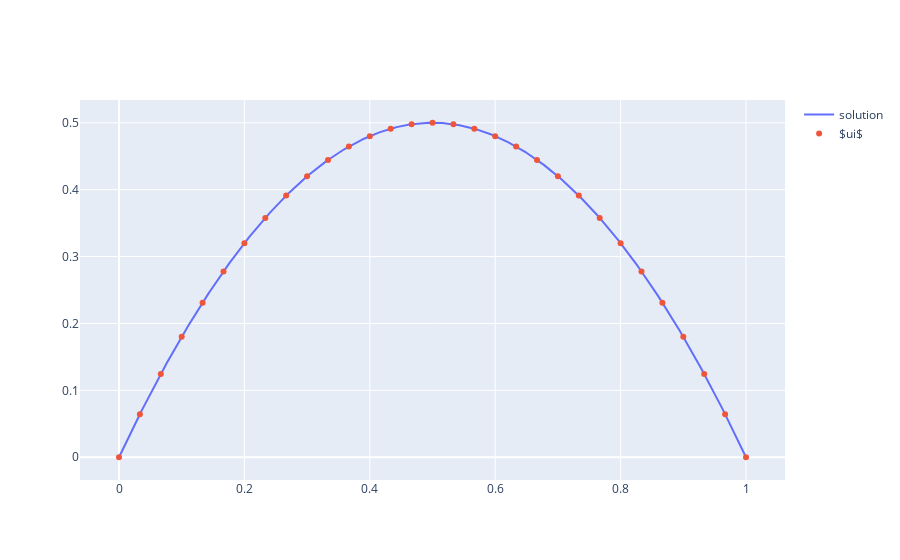

The notebook cell this image was saved under:
### Code cell
x, u = interpolate(ui)


fig = go.Figure(data=[
    go.Scatter(x=x, y=u, mode='lines', name="solution"),
    go.Scatter(x=nodes, y=ui, mode='markers', name="$ui$"),
])
plotly.iplot(fig)

### Figure 1 — Plotly figure (JSON) as saved in the notebook; plotly's stock layout.template omitted (floating-point values rounded to 4 significant figures; data arrays with more than 128 entries replaced by an {"elided": "..."} marker saying what was removed)
{"data": [{"mode": "lines", "name": "solution", "type": "scatter", "x": {"elided": "500 float values"}, "y": {"elided": "500 float values"}}, {"mode": "markers", "name": "$ui$", "type": "scatter", "x": [0, 0.1, 0.2, 0.3, 0.4, 0.5, 0.6, 0.7, 0.8, 0.9, 1, 0.03333, 0.06667, 0.1333, 0.1667, 0.2333, 0.2667, 0.3333, 0.3667, 0.4333, 0.4667, 0.5333, 0.5667, 0.6333, 0.6667, 0.7333, 0.7667, 0.8333, 0.8667, 0.9333, 0.9667], "y": [0, 0.18, 0.32, 0.42, 0.48, 0.5, 0.48, 0.42, 0.32, 0.18, 0, 0.06444, 0.1244, 0.2311, 0.2778, 0.3578, 0.3911, 0.4444, 0.4644, 0.4911, 0.4978, 0.4978, 0.4911, 0.4644, 0.4444, 0.3911, 0.3578, 0.2778, 0.2311, 0.1244, 0.06444]}], "layout": {}}
